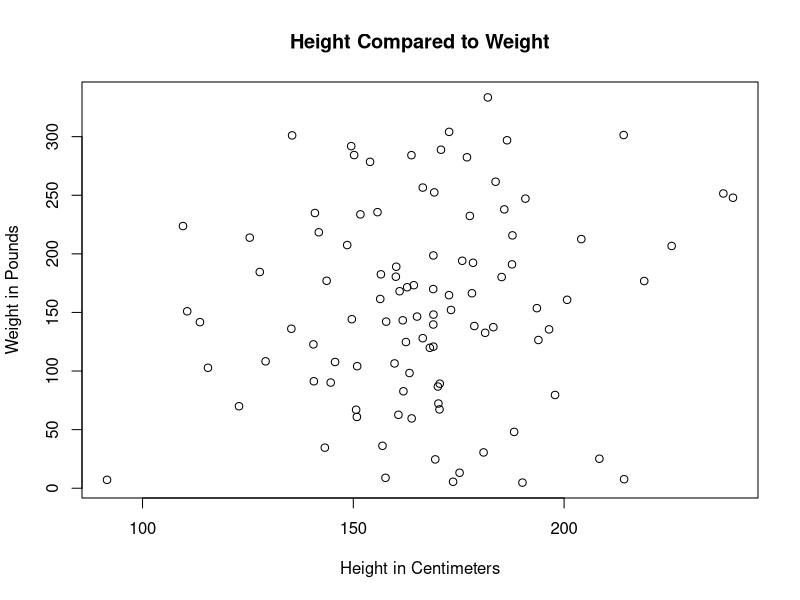
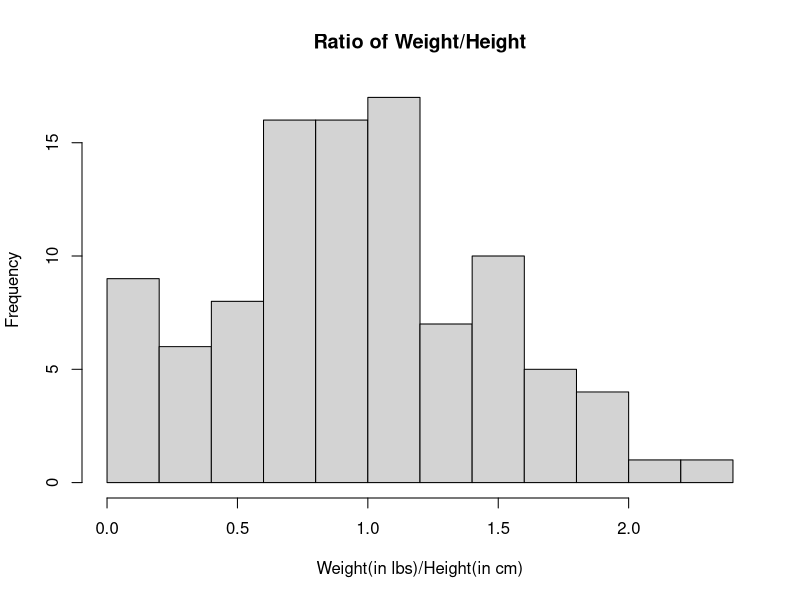
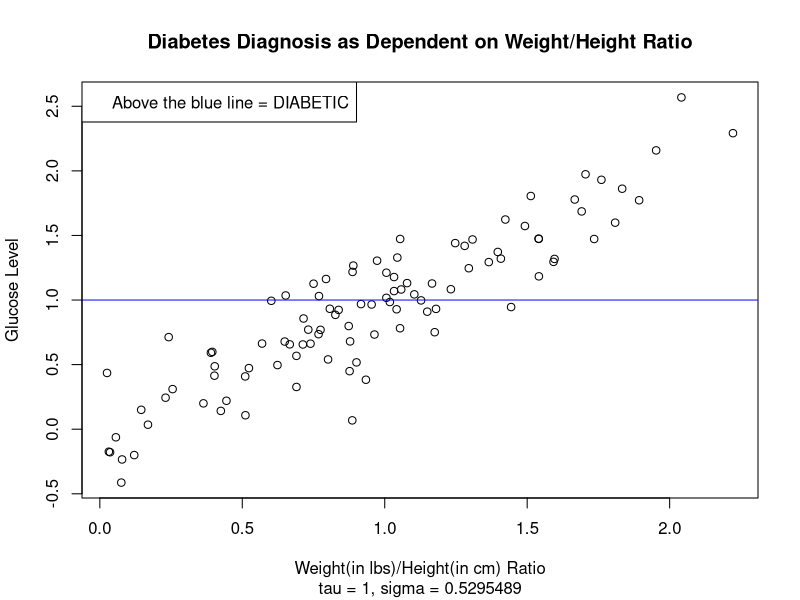
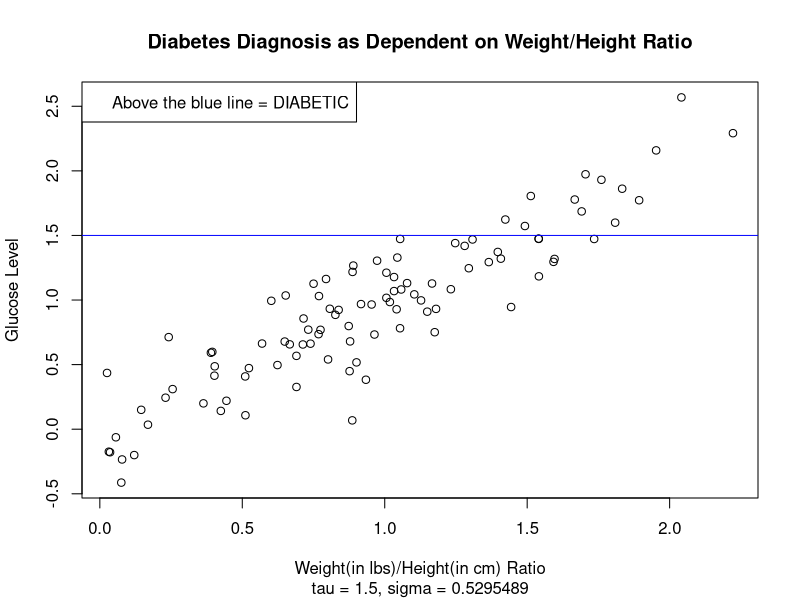
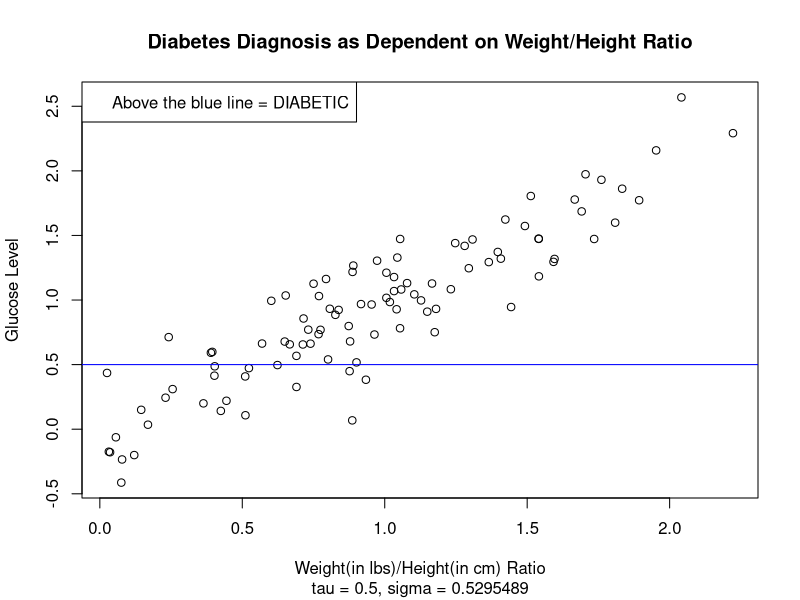
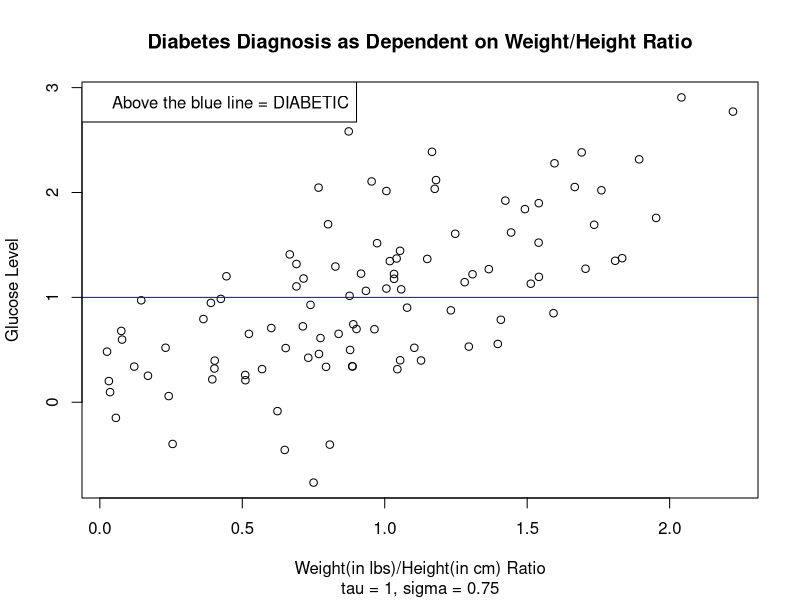
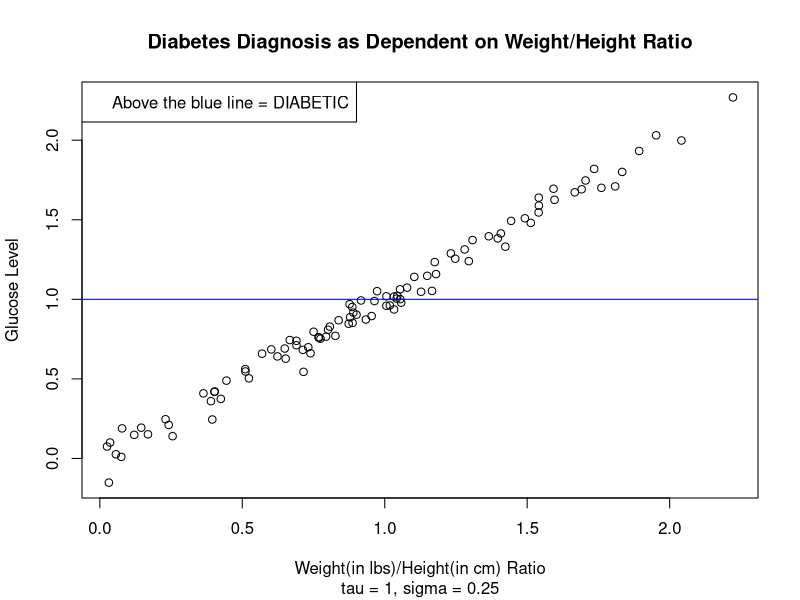

Here is the R script that generated these plots, in order:
#Noah Yasarturk, Mini-Project 1

#Create matrix of size 4 x 100 and populate it with 0's
X = matrix(
  0L, nrow = 4, ncol = 100
)
X
#Populate the first row with i.i.d. random variables N (165, 25) (simulating height, assumedly in centimeters)
c <- rnorm(100,165,25)
X[1,] = c
#Populate the second row with i.i.d. random variables N (137, 100) (simulating weight, assumedly in pounds)
c2 <- rnorm(100,137,100)
X[2,] = c2
X
#Does the data make sense? Are all values reasonable?
print("While the height data makes sense (assuming it is height in cm), the weight data does not make sense, as it includes negative values.")


##Here I spent hours attempting to clean the data with consideration to impossible BMIs:
##print("We also need to control for BMIs that are actually impossible (for instance, being 3 lbs at 6 foot 2).")
###How would you clean/preprocess the data?
##print("We will replace any negative values with a new random value following the mean and standard deviation provided.")
##print("We will then calculate the BMIs for all individuals and replace any impossible BMIs by replacing the weight variable until a possible value is reached.")
##print("The smallest BMI is from Kate Chilver at 12.4; the largest BMI is from Jon Brower Minnoch at 52.0.")
##BMI <- function(ht,wt){
##  ht <- ht * 100 #convert centimeters to meters
##  wt <- wt * 0.45359237 #convert pounds to kilograms
##  return(wt/(ht*ht)) #BMI formula
##}
##allGood <- FALSE
##while(allGood == FALSE){
##  #create list of BMIs for respective individuals
##  bmiL <- vector("list",100)
##  for(j in 1:100){
##    bmiL[j] <- BMI(X[1,j],X[2,j])
##  }
##  #check if the weight is negative or if the BMI is impossible; if so, replace the weight with a new random value
##  for(i in 1:100){
##    if(X[2,i]<0||bmiL[i]<12.4||bmiL[i]>52){
##      X[2,i] <- rnorm(1,137,100)
##    }
##  }
##  #recalculate BMIs
##  for(k in 1:100){
##    bmiL[k] <- BMI(X[1,k],X[2,k])
##  }
##  #recheck to see if new random variables satisfy our conditions
##  for(ii in 1:100){
##    if(X[2,ii]<0||bmiL[ii]<12.4||bmiL[ii]>52){
##      allGood <- FALSE
##    }else{
##      allGood <- TRUE
##    }
##  }
##}
##X

#How would you clean/preprocess this data?
print("For simplicity's sake, we will simply multiply all negative values by -1 to make them appropriate values.")
for(i in 1:100){
  if(X[2,i]<0){
    X[2,i] <- X[2,i] * -1
  }
}
#Visualizing this data:
plot(X[1,],X[2,], main = "Height Compared to Weight",xlab="Height in Centimeters",ylab = "Weight in Pounds")
#Histogram of Weight/Height Ratio
whRatio <- numeric(100)
for(j in 1:100){
  whRatio[j]<- X[2,j]/X[1,j]
}
hist(whRatio, main = "Ratio of Weight/Height",xlab="Weight(in lbs)/Height(in cm)")
#Modelling glucose level
stdDev <- sd(whRatio)
c3 <- rnorm(100,0,(stdDev * stdDev))
glucLvl <- numeric(100)
for(k in 1:100){
  glucLvl[k] = (c3[k]+whRatio[k])
}
X[3,] <- glucLvl
X
#Fill out row 4 of the matrix with Tau as any arbritrary number
t <- 1
for(ii in 1:100){
  if(X[3,ii]<t){
    #the person is healthy
    X[4,ii] <- 0
  }else{
    #the person is diabetic
    X[4,ii]<- 1
  }
}
X
#Visualize the clustered data (in two dimensions) for different values of tau and sigma
#We will plot the weight/height ratio on the x-axis and glucose level on the y-axis, with a line being used to indicate whether someone is diabetic or not
#tau=1,sigma= 0.5295489
plot(whRatio,glucLvl,main = "Diabetes Diagnosis as Dependent on Weight/Height Ratio",sub ="tau = 1, sigma = 0.5295489",xlab = "Weight(in lbs)/Height(in cm) Ratio",ylab="Glucose Level")
abline(h=1,col=c("blue"))
legend("topleft",legend=c("Above the blue line = DIABETIC"))
#tau=1.5,sigma= 0.5295489
plot(whRatio,glucLvl,main = "Diabetes Diagnosis as Dependent on Weight/Height Ratio",sub ="tau = 1.5, sigma = 0.5295489",xlab = "Weight(in lbs)/Height(in cm) Ratio",ylab="Glucose Level")
abline(h=1.5,col=c("blue"))
legend("topleft",legend=c("Above the blue line = DIABETIC"))
#tau=0.5,sigma= 0.5295489
plot(whRatio,glucLvl,main = "Diabetes Diagnosis as Dependent on Weight/Height Ratio",sub ="tau = 0.5, sigma = 0.5295489",xlab = "Weight(in lbs)/Height(in cm) Ratio",ylab="Glucose Level")
abline(h=0.5,col=c("blue"))
legend("topleft",legend=c("Above the blue line = DIABETIC"))
#tau=1,sigma=0.75
c3 <- rnorm(100,0,(0.75*0.75))
glucLvl<-numeric(100)
for(jj in 1:100){
  glucLvl[jj]=(c3[jj]+whRatio[jj])
}
X[3,]<-glucLvl
plot(whRatio,glucLvl,main = "Diabetes Diagnosis as Dependent on Weight/Height Ratio",sub ="tau = 1, sigma = 0.75",xlab = "Weight(in lbs)/Height(in cm) Ratio",ylab="Glucose Level")
abline(h=1,col=c("blue"))
legend("topleft",legend=c("Above the blue line = DIABETIC"))
#tau=1,sigma=0.25
c3 <- rnorm(100,0,(0.25*0.25))
glucLvl<-numeric(100)
for(kk in 1:100){
  glucLvl[kk]=(c3[kk]+whRatio[kk])
}
X[3,]<-glucLvl
plot(whRatio,glucLvl,main = "Diabetes Diagnosis as Dependent on Weight/Height Ratio",sub ="tau = 1, sigma = 0.25",xlab = "Weight(in lbs)/Height(in cm) Ratio",ylab="Glucose Level")
abline(h=1,col=c("blue"))
legend("topleft",legend=c("Above the blue line = DIABETIC"))
